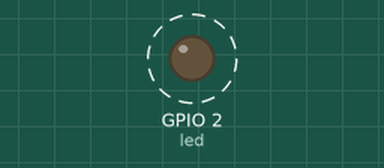
Simulated run of this program. Board: ESP8266 board running MicroPython. Shown: output pins drawn as LEDs (lit = HIGH, except the on-board LED, lit = LOW). Dashed ring = blinking. At 2.0 s the program stops and its outputs stay as they are.

Above: at 0.15 s.
At 2.1 s:
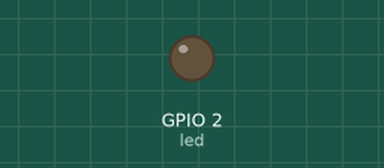
Timing chart, 0 to 3.0 s (numbered marks = the images above):
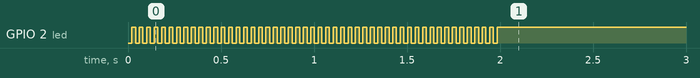

Measured:
- by itself, GPIO 2 (led): alternates HIGH for 0.02 s and LOW for 0.02 s, 99 changes in all, then stays HIGH

The program:

led_turn_on.py
```python
import sys
import machine
import time
import math

led_n = 2
amnt = .020

led = machine.Pin(led_n, machine.Pin.OUT)
for i in range(1, 51):

    led.value(0)
    time.sleep(amnt)
    led.value(1)
    time.sleep(amnt)
```
